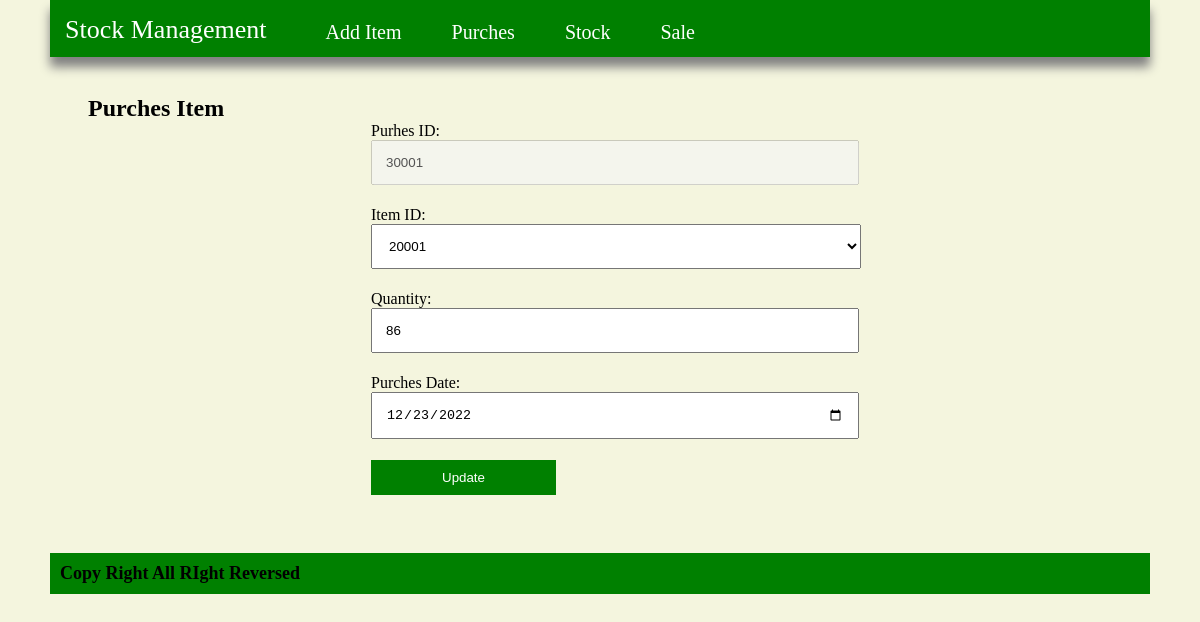
/update-purches.php?edit=30001, run on the app's committed database.
### tables this page shows
CREATE TABLE `purches` (
  `purches_id` int(200) NOT NULL,
  `item_id` varchar(200) NOT NULL,
  `quantity` varchar(200) NOT NULL,
  `purches_date` varchar(200) NOT NULL
);

### update-purches.php (the view, shortened to what this page needs)
<?php
include 'databaseFile/dbContext.php';
 ?>
<?php include'header.php'; ?>
	<div class="body">
		<div class="form_body">
			<h2>Purches Item</h2>
			<?php
              if (isset($_GET['edit'])) {
                $i = $_GET['edit'];
                $sql2 = "SELECT * FROM purches WHERE purches_id = '$i'";
                $run2 = mysqli_query($db,$sql2);
                $row = mysqli_fetch_array($run2);
          	?>
			<form action="" method="POST" enctype="multipart/form-data">
					<div class="form_field">
						<div class="input_group">
							<label>Purhes ID:</label><br>
							<input type="text" disabled="" name="purches_id" value="<?php echo $row['purches_id']; ?>">
						</div>
						<div class="input_group">
							<label>Item ID:</label><br>
							<select name="item_id">
                              <option selected  value="<?php echo $row['item_id']; ?>"><?php echo $row['item_id']; ?></option>
                            </select>
						</div>
						<div class="input_group">
							<label>Quantity:</label><br>
							<input type="text" name="quantity" required="" value="<?php echo $row['quantity']; ?>">
						</div>
						<div class="input_group">
							<label>Purches Date:</label><br>
							<input type="date" name="purches_date" required=""  value="<?php echo $row['purches_date']; ?>">
						</div>
						<div class="input_group">
							<input type="submit" name="submit" value="Update">
						</div>
					</div>
			</form>
		<?php } ?>
		</div>
	</div>
	<div class="footer">
		<h2>Copy Right All RIght Reversed</h2>
	</div>
	</div>
</body>
</html>

### css/style.css (style rules this page uses)
* { margin: 0;padding: 0; }
body { background-color: #f4f5de; }
.form_body { padding: 38px; min-height: 399px; }
.form_field { width: 458px; margin: 0 auto; }
input[type="text"] { width: 100%; padding: 13px; margin-bottom: 21px; }
input[type="date"] { width: 100%; padding: 13px; margin-bottom: 21px; }
input[type="submit"] { padding: 10px 71px; background: green; border: 0px; cursor: pointer; color: white; }
select { width: 107%; padding: 13px; margin-bottom: 21px; }
.footer { background: green; padding: 10px; margin-top: 20px; font-size: 12px; }

### data on the page
purches: purches_id "30001", item_id "20001", quantity "86", purches_date "12/23/2022"
